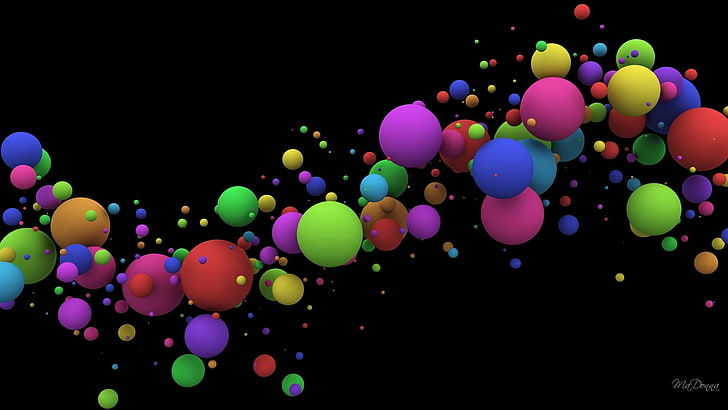
#> input picture data/color_balls.jpg, 728 x 410 px, found by its file name
$ python hsv.py
#> lines starting #> are read from the running program, lines starting #| are printed output that depends on the picture; after the words box and inside, x2 and y2 are one past the last pixel; in counts of white or black regions, pixels touching at a corner belong together
#HSV: hue saturation value
import cv2 as c
import numpy as np

img=c.imread(r"C:\Users\rhars\open_cv\data\color_balls.jpg")
#> img is the input picture: shape (410, 728, 3); mean B, G, R 23, 21.8, 29
while True:
    hsv=c.cvtColor(img,c.COLOR_BGR2HSV)
#> hsv: shape (410, 728, 3); mean H, S, V 34.2, 76.8, 38.8
    u_v=np.array([32,246,250])
    l_v=np.array([19,133,135])
    mask=c.inRange(hsv, l_v, u_v)
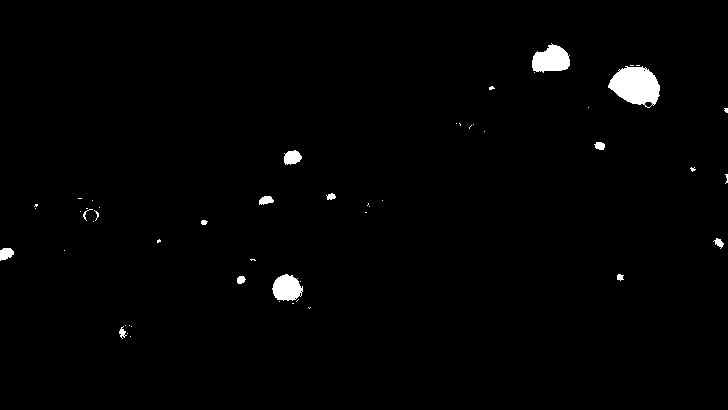
#> mask: shape (410, 728); 1.3% white; 53 white regions (39 under 20 px), largest, box (x1, y1, x2, y2) and area: (608, 66, 660, 108) 1479, (532, 43, 570, 73) 792, (272, 274, 303, 301) 613

    #filter img by mask
    res=c.bitwise_and(img,img,mask=mask)

    c.imshow("img",img)
    c.imshow("mask",mask)
    c.imshow("res",res)
    if c.waitKey(1)==ord("s"):
#> (key Esc is pressed here)
        break


c.destroyAllWindows()
